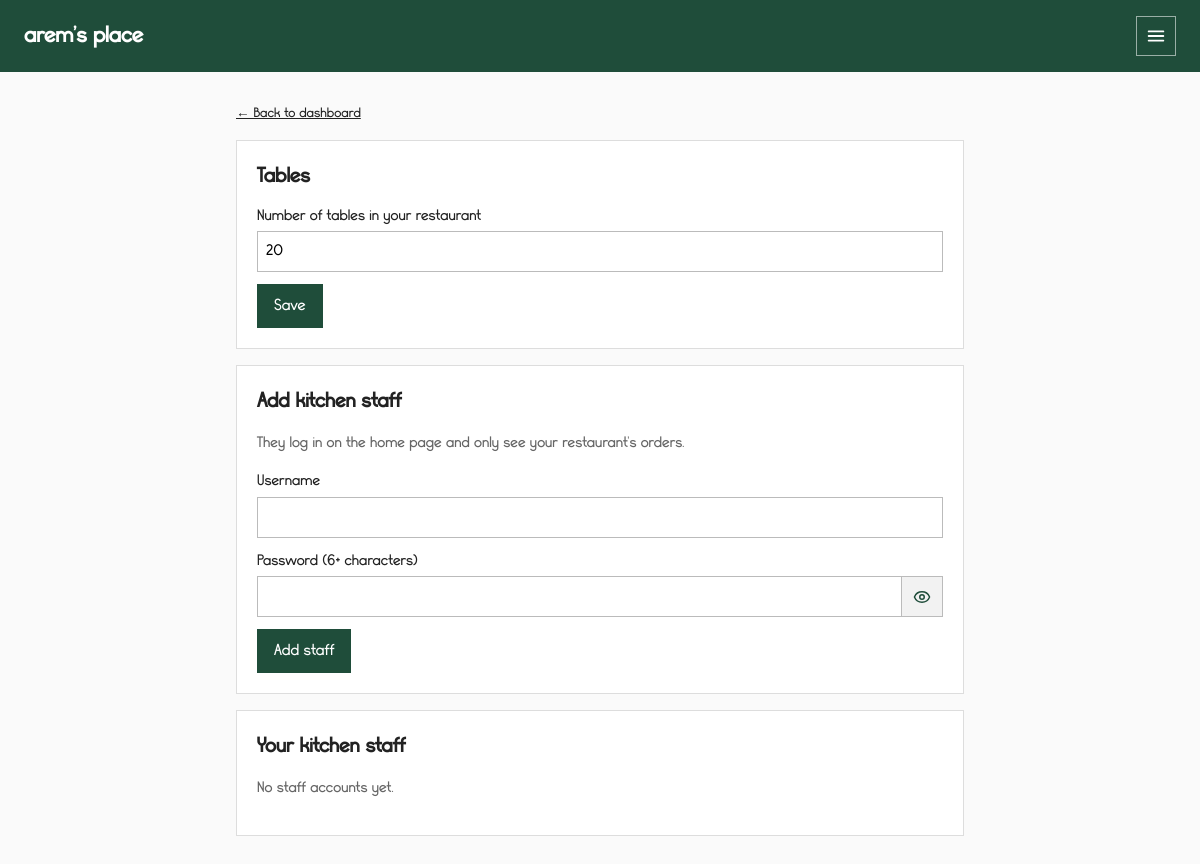
The app's page /staff.php (signed in), older data.
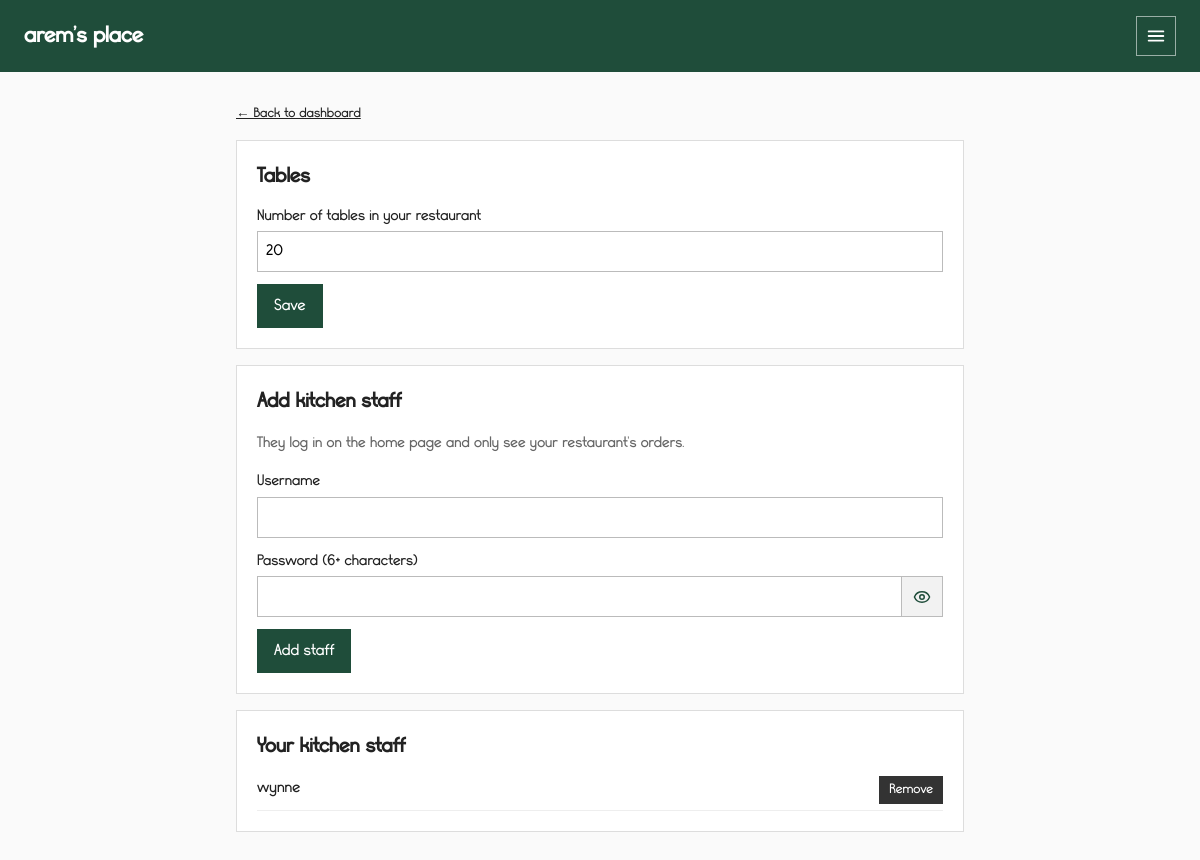
The same page, newer data.
### tables this page shows
CREATE TABLE users (
            id INTEGER PRIMARY KEY AUTOINCREMENT,
            restaurant_id INTEGER NOT NULL REFERENCES restaurants(id),
            username TEXT UNIQUE NOT NULL,
            password_hash TEXT NOT NULL,
            role TEXT NOT NULL                          -- owner | kitchen
        );

### staff.php (the view, shortened to what this page needs)
<?php
$rid = (int)$_SESSION['restaurant_id'];
$st = db()->prepare("SELECT id, username FROM users WHERE restaurant_id = ? AND role = 'kitchen' ORDER BY username");
$st->execute([$rid]);
$staff = $st->fetchAll();
$st = db()->prepare('SELECT table_count FROM restaurants WHERE id = ?');
$st->execute([$rid]);
$tables = (int)$st->fetchColumn();
?>
<main class="narrow stack-gap">
    <p class="small"><a href="dashboard.php">&larr; Back to dashboard</a></p>
    <form method="post" class="box">
        <h2>Tables</h2>
        <label>Number of tables in your restaurant <input type="number" name="table_count" min="1" max="200" value="<?= $tables ?>" required></label>
        <button class="btn">Save</button>
    </form>
    <form method="post" class="box">
        <h2>Add kitchen staff</h2>
        <p class="muted">They log in on the home page and only see your restaurant's orders.</p>
        <label>Username <input name="username" required></label>
        <label>Password (6+ characters) <input type="password" name="password" minlength="6" required></label>
        <button class="btn">Add staff</button>
    </form>
    <div class="box">
        <h2>Your kitchen staff</h2>
        <?php if (!$staff): ?><p class="muted">No staff accounts yet.</p><?php endif; ?>
        <?php foreach ($staff as $s): ?>
            <div class="line">
                <span><?= e($s['username']) ?></span>
                <form method="post" class="inline" onsubmit="return confirm('Remove this staff login?')">
                    <button class="btn tiny dark">Remove</button>
                </form>
            </div>
        <?php endforeach; ?>
    </div>
</main>

Row changes from the older to the newer data that the page shows:
added users: username "wynne"
Text that changed along with them:
text no longer shown: "No staff accounts yet."
